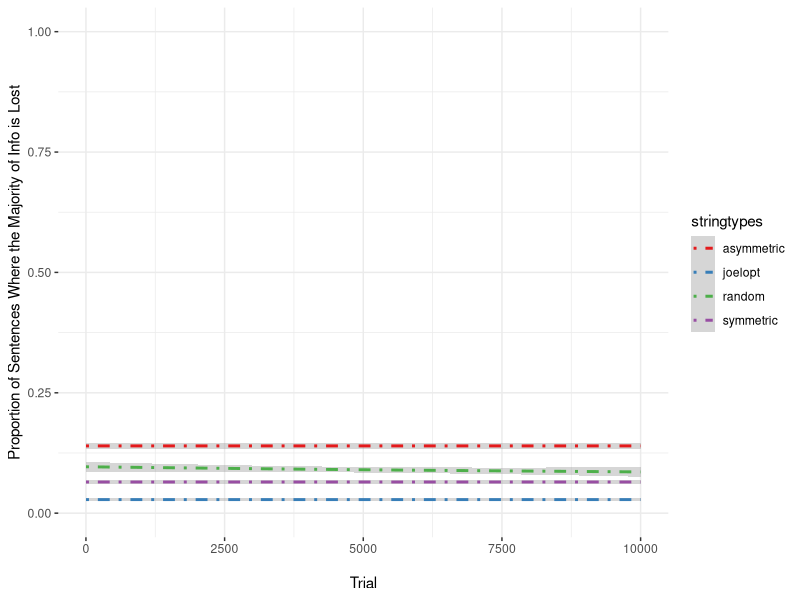
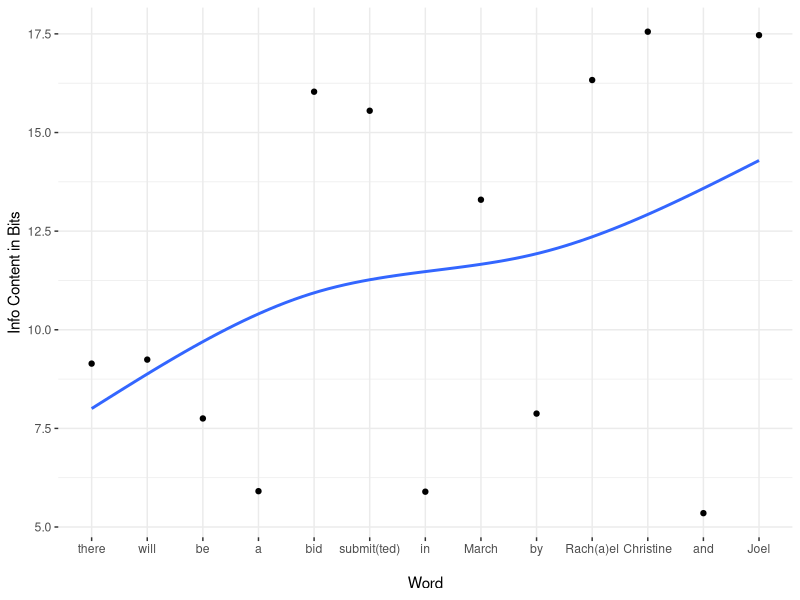
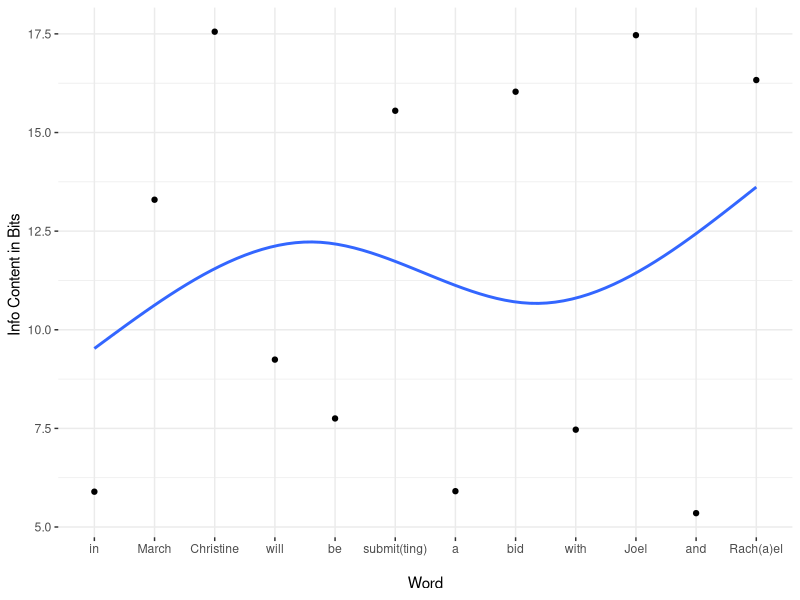

Write R code to recreate these figures, in order.
ii = 1 #initialize counter
currenttrial = 1 #initialize trial counter

#initialize vectors for each component of each run of the loop

niter <- 10000 

noises <- vector(length = niter)
stringtypes <- vector(length = niter)
trials <- vector(length = niter)

#propnoise.df <- data.frame(Trial=as.numeric(character()), NoiseProp=as.numeric(character()), VecType=character()) 


#Make sure the array that is input to this function is either normally dist, or if it's probabilities, that you've already taken log2(1/p) of the list
joelopt <- function(loglist)
{
  #remember, lists in R perversely start at offset 1, not 0
  midpoint <- round((length(loglist))/2) #remember, lists in R perversely start at offset 1, not 0
  
  newlist <- sort(loglist)
  mm = 1 #remember, lists in R perversely start at offset 1, not 0
  jj = length(newlist)
  
  while (jj >= midpoint)
  {
    #starting from both ends of the array, swaps every other pair of numbers, which gets us very close to optimized
    cup <- newlist[mm]
    newlist[mm] <- newlist[jj]
    newlist[jj] <- cup
    mm = mm+2
    jj = jj-2
  }  
    
  #computes all pairwise means of adjacent numbers of the array. Then, get the sd of the means, the DORM, which we want to minimize.
  #TODO: make this a separate function so you can call in independently of joelopt, which you should rename uido.
  kk = 1
  pairmeanlist = array()
  #save all means of adjacent numbers into a list of means
  while ((kk+1) <= length(newlist)) #remember, lists in R perversely start at offset 1, not 0
    {
      pairmean = (newlist[kk]+newlist[kk+1])/2
      pairmeanlist[kk] <- pairmean
      kk = kk+1
  }
  
  #All the following sd() calls create what we called in the grant "Deviations of Rolling Means (DORMs)".
  
  prevsd <- sd(pairmeanlist)
  currentsd <- prevsd #initialize currentsd
    
  #Now, see if swapping any pair of numbers gets us a lower sd for pairmeanlist. If any swap does, then do it, otherwise don't. Repeat till no swap helps.
  ll = 1
  while((ll+1) <= length(newlist))
    {
      #do the swap
      if ((ll-1) == 0)
      {
        hyplist <- array(c(newlist[ll+1], newlist[ll], newlist[(ll+2):length(newlist)]))
      }
      else if ((ll+1) == length(newlist))
      {
        hyplist <- array(c(newlist[1:(ll-1)], newlist[ll+1], newlist[ll]))
      }
      else
      {
        hyplist <- array(c(newlist[1:(ll-1)],newlist[ll+1],newlist[ll],newlist[(ll+2):length(newlist)]))
      }
      
      
      #computes all pairwise means of adjacent numbers of the array. Then, get the sd of the means, which we want to minimize.
      #I now see that I could have used the function "rollmean" in package "zoo", but I'm glad I did it old school here anyway.
      kk = 1
      hyppairmeanlist = array()
      #save all means of adjacent numbers into a list of means
      while ((kk+1) <= length(hyplist)) #remember, lists in R perversely start at offset 1, not 0
      {
        pairmean = (hyplist[kk]+hyplist[kk+1])/2
        hyppairmeanlist[kk] <- pairmean
        kk = kk+1
      }
      currentsd <- sd(hyppairmeanlist)
      
      
      #if the swap helped, then save that version of the list, and start the process over again, starting the counter at 1 again
      if (currentsd < prevsd)
      { 
        print(newlist) #debug
        #print((prevsd-currentsd)) #debug
        print(sort(loglist)) #debug
        newlist <- hyplist
        prevsd <- currentsd
        ll = 1
        print("we improved") #debug
      }
      else
      {ll = ll+1}
      
    }
    
  #print("and here is new dorm") #debug
  #print(prevsd)#debug
  
  return(newlist)
  
}

#Caveat: the above is all fine for the sim, because all arrays are of the same length. However, for computing DORMs in the wild, we will need to account for different
#lengths by penalizing shorter utterances, since it is more likely for shorter utterances that a speaker might have achieved UIDO by chance.
#(Also, shorter utterances will be less resistant to noise anyway, as per Shannon's theorem and Plotkin and Nowak.) E.g., a one-word utterance will have perfect UIDO
#by definition, because there's no alteernative order. So, the penalty needs to be applied for the prob of getting a perfect UIDO by chance, out of all the 
#possible *unique* orderings of word probabilities. This will penalize not just one-word utterances, but also repetitions of a single word, as in ASD stereotyped language.
#I would suggest calculating a probability of UIDO by chance, p, and then adding that to the DORM (where minimal DORM is closest to UIDO). p must be calculated based on
#all possible *unique* permutations of the starting array of word probs. TODO: Here is a function for computing and adding a penalty:





while (currenttrial <= niter)
{
  probvec <- runif(10,min=0,max=1)

  starting <- sample(1:(length(probvec)-2), size=1) #remember, lists in R perversely start at offset 1, not 0

  noise <- c(probvec[starting], probvec[starting+1], probvec[starting+2])

  noiseinfo <- log2(1/noise)

  probvecinfo <- log2(1/probvec)

  totalnoise <- sum(noiseinfo)

  totalprobvecinfo <- sum(probvecinfo)

  noiseprop <- totalnoise/totalprobvecinfo

  
#Doing the same thing, but now the noise will fall in the same position in a vector that is end-heavy for information, but contains the same total info
  lopsided <- sort(probvec)

#It is important that the starting point in the vector is the same for both cases, so that each comparison of noise is a true comparison
  noise2 <- c(lopsided[starting], lopsided[starting+1], lopsided[starting+2])

  noise2info <- log2(1/noise2)

  lopsidedinfo <- log2(1/lopsided)

  totalnoise2 <- sum(noise2info)

#This next is really a sanity check: this vector contains the same probabilities as the last, so this should be equal to totalprobvecinfo
  totallopsidedinfo <- sum(lopsidedinfo)

  noise2prop <- totalnoise2/totallopsidedinfo

#Doing the same thing, but for a vector designed to be symmetrical
  symmetrical <- vector(length=10)
  symmetrical[1] <- lopsided[9]
  symmetrical[2] <- lopsided[2]
  symmetrical[3] <- lopsided[8]
  symmetrical[4] <- lopsided[4]
  symmetrical[5] <- lopsided[6]
  symmetrical[6] <- lopsided[5]
  symmetrical[7] <- lopsided[7]
  symmetrical[8] <- lopsided[3]
  symmetrical[9] <- lopsided[1]
  symmetrical[10] <- lopsided[10]
  
  noise3 <- c(symmetrical[starting], symmetrical[starting+1], symmetrical[starting+2])
  
  noise3info <- log2(1/noise3)
  
  symmetricalinfo <- log2(1/symmetrical)
  
  totalnoise3 <- sum(noise3info)
  
  #This next is really a sanity check: this vector contains the same probabilities as the last, so this should be equal to totalprobvecinfo
  totalsymmetricalinfo <- sum(symmetricalinfo)
  
  noise3prop <- totalnoise3/totalsymmetricalinfo
  
  #doing the same thing but for a vector designed to be symmetrical by the joelopt algorithm above. Note that joelopt takes vectors that have already been logged, so that's
  #why it looked a little different below.
  
  joeloptinfo <- joelopt(probvecinfo)
  
  totalnoise4 <- sum(c(joeloptinfo[starting], joeloptinfo[starting+1], joeloptinfo[starting+2]))
  
  totaljoeloptinfo <- sum(joeloptinfo)
  
  noise4prop <- totalnoise4/totaljoeloptinfo
  
  #update vectors for each trial
  noises[ii] <- noiseprop
  stringtypes[ii] <- "random"
  trials[ii] <- currenttrial
  
  noises[ii+1] <- noise2prop
  stringtypes[ii+1] <- "asymmetric"
  trials[ii+1] <- currenttrial
  
  noises[ii+2] <- noise3prop
  stringtypes[ii+2] <- "symmetric"
  trials[ii+2] <- currenttrial
  
  noises[ii+3] <- noise4prop
  stringtypes[ii+3] <- "joelopt"
  trials[ii+3] <- currenttrial
  
  
  #add rows to dataframe for the current run of the sim (THIS DIDN'T WORK BUT IM LEAVING IT IN COMMENTS TO SEE IF IT CAN IN THE FUTURE)
  #propnoise.df <- rbind(propnoise.df,c(ii,noiseprop,"random"))
  #propnoise.df <- rbind(propnoise.df,c(ii,noise2prop,"asymmetric"))
  
  ii <- ii+4
  currenttrial <- currenttrial+1 
}

#bind vectors into a data frame and add column names
propnoise.df <- data.frame(trials,noises,stringtypes)
#colnames(propnoise.df) <- c("Trial","NoiseProp","VecType")


#Graphing

library(ggplot2)

propnoise.df$trials <- as.numeric(as.character(propnoise.df$trials))
propnoise.df$noises <- as.numeric(as.character(propnoise.df$noises))

#add a column into the dataframe recoding for losing more than 50% of the info

propnoise.df$bigLoss <- ifelse(propnoise.df$noises >= 0.5, 1, 0)

#plotting bigLoss as a binary variable along with other stuff; toggle geom_line() to see the extremes of each stringtype, toggle geom_point() to see all the data

p <- ggplot(propnoise.df, aes(trials, noises, color=stringtypes)) + 
  labs(y = "Proportion of Sentences Where the Majority of Info is Lost", x = "\nTrial") + 
  #geom_line() +
  #geom_point() +
  #stat_smooth() +
  scale_color_brewer(palette = "Set1") + 
  ylim(0,1) +
#  geom_jitter(aes(trials, bigLoss, color=stringtypes), height = 0.15, shape=4) +
  stat_smooth(aes(trials, bigLoss, color=stringtypes), linetype="dotdash") +
  theme_bw() + theme(panel.border = element_blank())

ggsave(p, file = "uid_sim.png", width = 8.09, height = 5)






#using google ngrams to get some estimates for sample sentences; note: "submit(ted)" is actually the sum of submitted and submitting, and Rach(a)el includes both spelling variants

sentence1 <- matrix(nc=2,nr=13,c("there","will","be","a","bid","submit(ted)","in","March","by","Christine","Joel","and","Rach(a)el",0.00177,0.00165,0.00464,0.01665,0.0000149,2.082e-05,0.0168,0.0000994,0.00426,0.00000519,0.00000552,0.0245,1.213828e-05))

sentence1 <- data.frame(sentence1)

colnames(sentence1) <- c("Word","Prob")

#orders the levels of the Word factor so that they can be plotted in the right order, i.e. not alphabetical
sentence1$Word <- ordered(sentence1$Word, levels = c("there","will","be","a","bid","submit(ted)","in","March","by","Rach(a)el", "Christine","and","Joel"))

sentence1$Prob <- as.numeric(as.character(sentence1$Prob))
sentence1$Info <- -log2(sentence1$Prob)

sentence2 <-matrix(nc=2,nr=12,c("in","March","Christine","will","be","submit(ting)","a","bid","with","Joel","and","Rach(a)el",0.0168,0.0000994,0.00000519,0.00165,0.00464,2.082e-05,0.01665,0.0000149,0.00565,0.00000552,0.0245,1.213828e-05))

sentence2 <- data.frame(sentence2)

colnames(sentence2) <- c("Word","Prob")

sentence2$Word <- ordered(sentence2$Word, levels = c("in","March","Christine","will","be","submit(ting)","a","bid","with","Joel","and","Rach(a)el"))

sentence2$Prob <- as.numeric(as.character(sentence2$Prob))
sentence2$Info <- -log2(sentence2$Prob)

library(splines)
library(MASS)
p <- ggplot(sentence1, aes(Word, Info, group=1)) + 
  labs(y = "Info Content in Bits", x = "\nWord") + 
  #geom_line() +
  geom_point() +
  stat_smooth(se=F, method= "lm", formula = y ~ ns(x,df=3)) +
  scale_color_brewer(palette = "Set1") + 
  #ylim(0,1) +
  theme_bw() + theme(panel.border = element_blank())

ggsave(p, file = "sentence1_info.png", width = 8.09, height = 5)

p <- ggplot(sentence2, aes(Word, Info, group=1)) + 
  labs(y = "Info Content in Bits ", x = "\nWord") + 
  #geom_line() +
  geom_point() +
  stat_smooth(se=F, method= "lm", formula = y ~ ns(x,df=3)) +
  scale_color_brewer(palette = "Set1") + 
  #ylim(0,1) +
  theme_bw() + theme(panel.border = element_blank())

ggsave(p, file = "sentence2_info.png", width = 8.09, height = 5)
